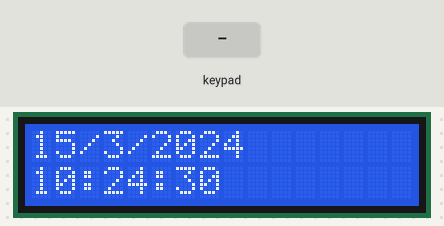
Bench run of a sketch on a simulated Arduino Uno, built with avr-gcc and run on an emulated ATmega328P. On the bench: 16×2 character LCD. Inputs (shaded band) come from the test bench. The local clock reads 2024-03-15 10:24:30 at power-on unless the sketch sets it.

Above: at 0.1 s.
1.3 s: key '*' pressed
At 3.7 s:
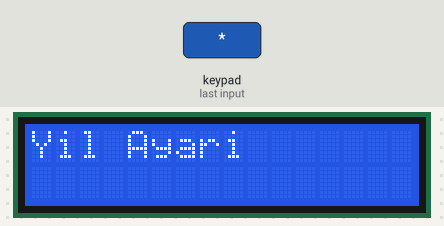
4.0 s: keypad keys 9 8 7 6 pressed 0.4 s apart
At 6.9 s:
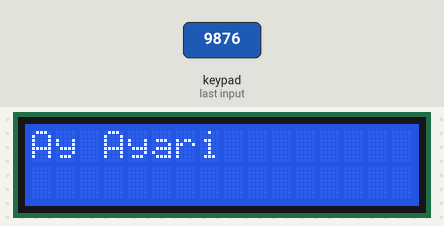
7.2 s: keypad keys 9 8 7 6 # pressed 0.4 s apart
At 9.3 s:
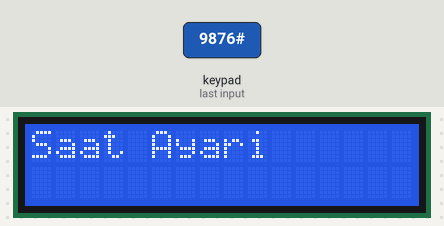
10.7 s: key '1' pressed
At 12.4 s:
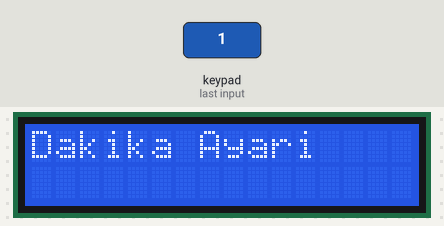
12.7 s: keypad keys 5 4 3 # pressed 0.4 s apart
At 16.0 s:
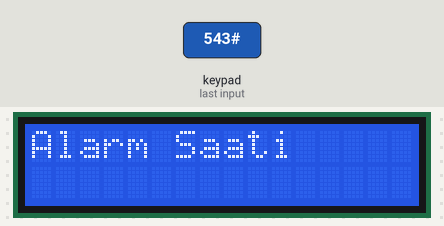
16.9 s: keypad keys 9 8 7 6 * pressed 0.4 s apart
At 19.4 s:
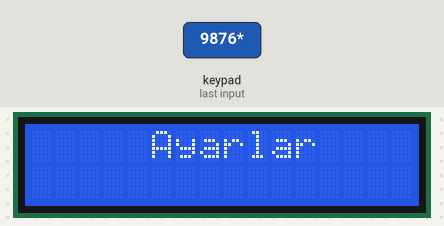
Timing chart, 0 to 20.9 s (numbered marks = the images above; inputs shaded):
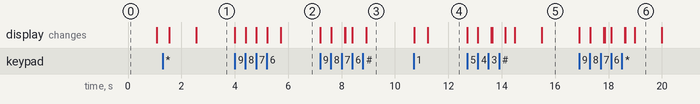

The sketch:

saat_kurma_alarm.ino
```cpp
#include <SPI.h>
#include <SD.h>
#include <Keypad.h>
#include <Wire.h>
#include <virtuabotixRTC.h>
#include <LiquidCrystal_I2C.h>

File myFile;

LiquidCrystal_I2C lcd(0x27, 16, 2);

virtuabotixRTC myRTC(10, 11, 12);

///KEYPAD AYARLARI
const byte numRows= 4;

const byte numCols= 3;

char keymap[numRows][numCols]=
{
{'1', '2', '3'},

{'4', '5', '6'},

{'7', '8', '9'},

{'*', '0', '#'}
};

byte rowPins[numRows] = {9,8,7,6};
byte colPins[numCols]= {5,4,3};

int i1,i2,i3,i4;
char c1,c2,c3,c4;
char keypressed,keypressedx;

int A_hour=NULL;
int A_minute=NULL;
int AlarmIsActive=NULL;

int buzzer = 2;

Keypad myKeypad= Keypad(makeKeymap(keymap), rowPins, colPins, numRows, numCols);
///

void setup() {

  Serial.begin(9600);

  pinMode(buzzer,OUTPUT);
  digitalWrite(buzzer,LOW);

  lcd.begin ();

/*
  Serial.println("SD Kart başlatılıyor...");

  if(!SD.begin())
  {
    Serial.println("Başlatma başarısız oldu.");
    return;
  }
  Serial.println("Başlatma yapıldı.");

  */
}

void loop() {

  veri_yoksa();

  saat_ayari();

  alarm_ayari();

  alarm_sil();
}

void veri_yoksa(){

  while(keypressed == NO_KEY)
  {
    keypressed = myKeypad.getKey();
    lcd.clear();
    myRTC.updateTime();

    if(myRTC.hours==A_hour && myRTC.minutes==A_minute && AlarmIsActive==1 && myRTC.seconds >= 0 && myRTC.seconds <= 2)
    {
      while(keypressedx == NO_KEY)
      {
        tone(buzzer, 1000);
        delay(100);
        tone(buzzer, 2000);
        delay(100);
        lcd.clear();
        lcd.print("     Alarm"); //Alarm çaldığında ekrana yazan yazı.(i,ü,ö,ğ,ş,küçük j,ç harflerini ve benzeri şeyleri kullanmayın.)
        keypressedx = myKeypad.getKey();
      }
    }
    keypressedx = NO_KEY;
    noTone(buzzer);

    lcd.setCursor(0,0);
    lcd.print(myRTC.dayofmonth);
    lcd.print("/");
    lcd.print(myRTC.month);
    lcd.print("/");
    lcd.print(myRTC.year);
    lcd.setCursor(0,1);
    lcd.print(myRTC.hours);
    lcd.print(":");
    lcd.print(myRTC.minutes);
    lcd.print(":");
    lcd.print(myRTC.seconds);
    delay(100);
  }
}

void saat_ayari(){
  if (keypressed == '*') //Ayarlar menüsü tuşu.
  {
    lcd.clear();
    lcd.print("     Ayarlar");
    delay(1000);
    lcd.clear();
    lcd.print("Yil Ayari");

    char keypressed2 = myKeypad.waitForKey();
    if (keypressed2 != NO_KEY && keypressed2 !='*' && keypressed2 !='#' && keypressed2 !='A' && keypressed2 !='B' && keypressed2 !='C' && keypressed2 !='D' )
    {
      c1 = keypressed2;
      lcd.setCursor(0, 1);
      lcd.print(c1);
    }
    char      keypressed3 = myKeypad.waitForKey();
    if (keypressed3 != NO_KEY && keypressed3 !='*' && keypressed3 !='#' && keypressed3 !='A' && keypressed3 !='B' && keypressed3 !='C' && keypressed3 !='D' )
    {
      c2 = keypressed3;
      lcd.setCursor(1, 1);
      lcd.print(c2);
    }
    char  keypressed4 = myKeypad.waitForKey();
    if (keypressed4 != NO_KEY && keypressed4 !='*' && keypressed4 !='#' && keypressed4 !='A' && keypressed4 !='B' && keypressed4 !='C' && keypressed4 !='D' )
    {
      c3 = keypressed4;
      lcd.setCursor(2, 1);
      lcd.print(c3);
    }
    char   keypressed5 = myKeypad.waitForKey();
    if (keypressed5 != NO_KEY && keypressed5 !='*' && keypressed5 !='#' && keypressed5 !='A' && keypressed5 !='B' && keypressed5 !='C' && keypressed5 !='D' )
    {
      c4 = keypressed5;
      lcd.setCursor(3, 1);
      lcd.print(c4);
    }

    i1=(c1-48)*1000;
    i2=(c2-48)*100;
    i3=(c3-48)*10;
    i4=c4-48;

    int N_year=i1+i2+i3+i4;
    delay(500);
    lcd.clear();
    lcd.print("Ay Ayari");
////////////////////////////////////////////////////////////////

    char keypressed6 = myKeypad.waitForKey();
    if (keypressed6 != NO_KEY && keypressed6 !='*' && keypressed6 !='#' && keypressed6 !='A' && keypressed6 !='B' && keypressed6 !='C' && keypressed6 !='D' )
    {
      c1 = keypressed6;
      lcd.setCursor(0, 1);
      lcd.print(c1);
    }
    char   keypressed7 = myKeypad.waitForKey();
    if (keypressed7 != NO_KEY && keypressed7 !='*' && keypressed7 !='#' && keypressed7 !='A' && keypressed7 !='B' && keypressed7 !='C' && keypressed7 !='D' )
    {
      c2 = keypressed7;
      lcd.setCursor(1, 1);
      lcd.print(c2);
    }

    i1=(c1-48)*10;
    i2=c2-48;
    int N_month=i1+i2;
    delay(500);

    lcd.clear();
    lcd.print("Gun Ayari");
////////////////////////////////////////////////////////////////

    char keypressed8 = myKeypad.waitForKey();
    if (keypressed8 != NO_KEY && keypressed8 !='*' && keypressed8 !='#' && keypressed8 !='A' && keypressed8 !='B' && keypressed8 !='C' && keypressed8 !='D' )
    {
      c1 = keypressed8;
      lcd.setCursor(0, 1);
      lcd.print(c1);
    }
    char keypressed9 = myKeypad.waitForKey();
    if (keypressed9 != NO_KEY && keypressed9 !='*' && keypressed9 !='#' && keypressed9 !='A' && keypressed9 !='B' && keypressed9 !='C' && keypressed9 !='D' )
    {
      c2 = keypressed9;
      lcd.setCursor(1, 1);
      lcd.print(c2);
    }

    i1=(c1-48)*10;
    i2=c2-48;
    int N_day=i1+i2;
    delay(500);
    lcd.clear();
    lcd.print("Saat Ayari");
//////////////////////////////////////////////////////////////////////////

    char keypressed10 = myKeypad.waitForKey();
    if (keypressed10 != NO_KEY && keypressed10 !='*' && keypressed10 !='#' && keypressed10 !='A' && keypressed10 !='B' && keypressed10 !='C' && keypressed10 !='D' )
    {
      c1 = keypressed10;
      lcd.setCursor(0, 1);
      lcd.print(c1);
    }
    char keypressed11 = myKeypad.waitForKey();
    if (keypressed11 != NO_KEY && keypressed11 !='*' && keypressed11 !='#' && keypressed11 !='A' && keypressed11 !='B' && keypressed11 !='C' && keypressed11 !='D' )
    {
      c2 = keypressed11;
      lcd.setCursor(1, 1);
      lcd.print(c2);
    }

    i1=(c1-48)*10;
    i2=c2-48;
    int N_hour=i1+i2;
    delay(500);
    lcd.clear();
    lcd.print("Dakika Ayari");
//////////////////////////////////////////////////////////////////////////////////

    char keypressed12 = myKeypad.waitForKey();
    if (keypressed12 != NO_KEY && keypressed12 !='*' && keypressed12 !='#' && keypressed12 !='A' && keypressed12 !='B' && keypressed12 !='C' && keypressed12 !='D' )
    {
      c1 = keypressed12;
      lcd.setCursor(0, 1);
      lcd.print(c1);
    }
    char keypressed13 = myKeypad.waitForKey();
    if (keypressed13 != NO_KEY && keypressed13 !='*' && keypressed13 !='#' && keypressed13 !='A' && keypressed13 !='B' && keypressed13 !='C' && keypressed13 !='D' )
    {
    c2 = keypressed13;
    lcd.setCursor(1, 1);
    lcd.print(c2);
    }

    i1=(c1-48)*10;
    i2=c2-48;
    int N_minutes=i1+i2;
    delay(500);
    lcd.clear();

    myRTC.setDS1302Time(22, N_minutes, N_hour, 1, N_day, N_month, N_year);

    keypressed=NO_KEY;
  }
}

void alarm_ayari(){
/////////////////////////////////////////Alarm Ayarı/////////////////////////////////
  if (keypressed == '#')
  {
    //myFile = SD.open("test.txt", FILE_WRITE);

    lcd.clear();
    lcd.print("  Alarm Ayari  ");
    delay(1000);
    lcd.clear();
    lcd.print("Alarm Saati");

    char keypressed14 = myKeypad.waitForKey();
    if (keypressed14 != NO_KEY && keypressed14 !='*' && keypressed14 !='#' && keypressed14 !='A' && keypressed14 !='B' && keypressed14 !='C' && keypressed14 !='D' )
    {
      c1 = keypressed14;
      lcd.setCursor(0, 1);
      lcd.print(c1);
    }

    char keypressed15 = myKeypad.waitForKey();
    if (keypressed15 != NO_KEY && keypressed15 !='*' && keypressed15 !='#' && keypressed15 !='A' && keypressed15 !='B' && keypressed15 !='C' && keypressed15 !='D' )
    {
      c2 = keypressed15;
      lcd.setCursor(1, 1);
      lcd.print(c2);
    }

    i1=(c1-48)*10;
    i2=c2-48;
    A_hour=i1+i2;
    delay(500);

    lcd.clear();
    lcd.print("Alarm Dakikasi");

    char keypressed16 = myKeypad.waitForKey();
    if (keypressed16 != NO_KEY && keypressed16 !='*' && keypressed16 !='#' && keypressed16 !='A' && keypressed16 !='B' && keypressed16 !='C' && keypressed16 !='D' )
    {
      c1 = keypressed16;
      lcd.setCursor(0, 1);
      lcd.print(c1);
    }

    char keypressed17 = myKeypad.waitForKey();
    if (keypressed17 != NO_KEY && keypressed17 !='*' && keypressed17 !='#' && keypressed17 !='A' && keypressed17 !='B' && keypressed17 !='C' && keypressed17 !='D' )
    {
      c2 = keypressed17;
      lcd.setCursor(1, 1);
      lcd.print(c2);
    }

    i1=(c1-48)*10;
    i2=c2-48;
    A_minute=i1+i2;
    delay(500);

    lcd.clear();
    AlarmIsActive=1;
    keypressed=NO_KEY;

/*  SD KARTA YAZMA KODLARI BURADA
    if(myFile)
    {
      Serial.println("test.txt dosyasına yazılıyor...");
      myFile.print("Alarım Bilgisi: ");
      myFile.print("Saat = ");
      myFile.print(A_hour);
      myFile.print(", Dakika = ");
      myFile.println(A_minute);
      myFile.close();
    }
    else
    {
      Serial.println("test.txt dosyası açılırken hata.");
    }
    */
  }
}

void alarm_sil()
{
  if (keypressed == '0')
  {
    lcd.clear();
    lcd.print("Alarm yok");
    AlarmIsActive=0;
    keypressed=NO_KEY;
    delay(500);
  }
  else
  {
    myRTC.updateTime();
    keypressed=NO_KEY;
  }
}
```

Measured:
- after the input at 1.3 s, the display: first changes after 0.25 s (image 1 shows a later state)
- after the input at 4.0 s, the display: first changes at once (image 2 shows a later state)
- after the input at 7.2 s, the display: first changes at once (image 3 shows a later state)
- after the input at 10.7 s, the display: first changes at once (image 4 shows a later state)
- after the input at 12.7 s, the display: first changes at once (image 5 shows a later state)
- after the input at 16.9 s, the display: first changes at once (image 6 shows a later state)
